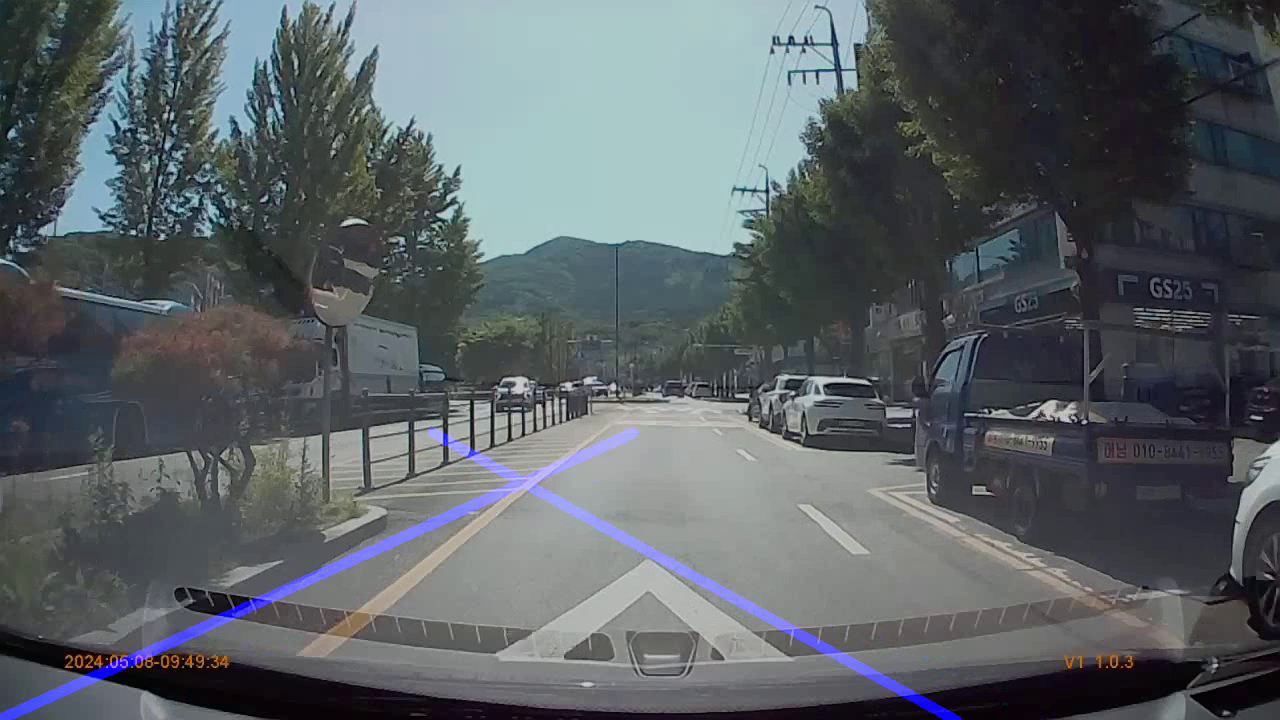
#> input picture frame 1 of output_video.avi, 1280 x 720 px, given in place of 1.AVI, which was not available
$ python main.py
#> lines starting #> are read from the running program, lines starting #| are printed output that depends on the picture; after the words box and inside, x2 and y2 are one past the last pixel; in counts of white or black regions, pixels touching at a corner belong together; pictures that were not available may be replaced by others from this repository, and a replacement may not be noted
import cv2
import numpy as np

def apply_color_filter(image):
    # Convert to HSV color space
    hsv = cv2.cvtColor(image, cv2.COLOR_BGR2HSV)

    # Define color range for yellow (typical highway lane color)
    lower_yellow = np.array([18, 94, 140])
    upper_yellow = np.array([48, 255, 255])

    # Define color range for white (typical lane color)
    lower_white = np.array([0, 0, 200])
    upper_white = np.array([255, 255, 255])

    # Create masks for yellow and white lanes
    mask_yellow = cv2.inRange(hsv, lower_yellow, upper_yellow)
    mask_white = cv2.inRange(hsv, lower_white, upper_white)

    # Combine the masks
    combined_mask = cv2.bitwise_or(mask_yellow, mask_white)

    # Apply the mask to the original image
    filtered_image = cv2.bitwise_and(image, image, mask=combined_mask)

    return filtered_image

def canny_edge_detection(image):
    gray = cv2.cvtColor(image, cv2.COLOR_BGR2GRAY)
    blur = cv2.GaussianBlur(gray, (5, 5), 0)
    edges = cv2.Canny(blur, 50, 150)
    return edges

def region_of_interest(image):
    height = image.shape[0]
    polygons = np.array([[(200, height), (1100, height), (550, 250)]])
    mask = np.zeros_like(image)
    cv2.fillPoly(mask, polygons, 255)
    masked_image = cv2.bitwise_and(image, mask)
    return masked_image

def display_lines(image, lines):
    line_image = np.zeros_like(image)
    if lines is not None:
        for line in lines:
            x1, y1, x2, y2 = line.reshape(4)
            cv2.line(line_image, (x1, y1), (x2, y2), (255, 0, 0), 10)
    return line_image

def average_slope_intercept(image, lines):
    left_fit = []
    right_fit = []
    for line in lines:
        x1, y1, x2, y2 = line.reshape(4)
        parameters = np.polyfit((x1, x2), (y1, y2), 1)
        slope = parameters[0]
        intercept = parameters[1]
        if slope < 0:  # 왼쪽 차선
            left_fit.append((slope, intercept))
        else:  # 오른쪽 차선
            right_fit.append((slope, intercept))

    left_fit_average = np.average(left_fit, axis=0) if left_fit else None
    right_fit_average = np.average(right_fit, axis=0) if right_fit else None

    left_line = create_coordinates(image, left_fit_average) if left_fit_average is not None else None
    right_line = create_coordinates(image, right_fit_average) if right_fit_average is not None else None

    return np.array([left_line, right_line])

def create_coordinates(image, line_parameters):
    if line_parameters is None:
        return None
    slope, intercept = line_parameters
    y1 = image.shape[0]
    y2 = int(y1 * (3/5))
    x1 = int((y1 - intercept) / slope)
    x2 = int((y2 - intercept) / slope)
    return np.array([x1, y1, x2, y2])

def process_frame(frame):
    # Apply color filter to focus on lane lines
    filtered_frame = apply_color_filter(frame)

    # Detect edges
    canny_image = canny_edge_detection(filtered_frame)

    # Focus on the region of interest
    cropped_image = region_of_interest(canny_image)

    # Detect lines using Hough Transform
    lines = cv2.HoughLinesP(cropped_image, 2, np.pi/180, 100, np.array([]), minLineLength=40, maxLineGap=5)

    # Average lines for smoother lane detection
    averaged_lines = average_slope_intercept(frame, lines)

    # Display the lines on the original frame
    line_image = display_lines(frame, averaged_lines)

    # Combine the original frame with the detected lines
    combo_image = cv2.addWeighted(frame, 0.8, line_image, 1, 1)

    return combo_image

def main():
    video_path = "thesis/1.AVI"  # Replace with your video file path
    cap = cv2.VideoCapture(video_path)

    fourcc = cv2.VideoWriter_fourcc(*'XVID')
    out = cv2.VideoWriter('output_video.avi', fourcc, 20.0, (int(cap.get(3)), int(cap.get(4))))

    while cap.isOpened():
        ret, frame = cap.read()
#> frame is the input picture: shape (720, 1280, 3); mean B, G, R 100.7, 96.6, 90.1
        if not ret:
            break

        processed_frame = process_frame(frame)
#> in apply_color_filter, `mask_yellow = cv2.inRange(hsv, lower_yellow, upper_yellow)`:
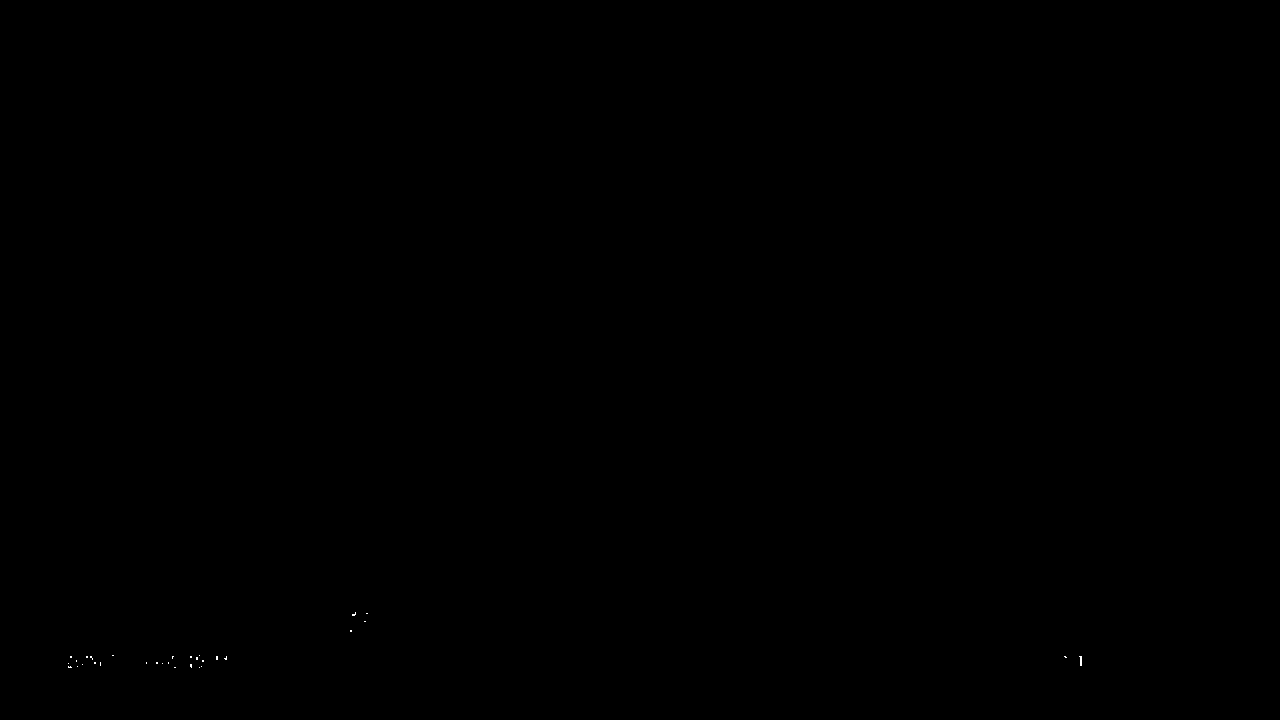
#> mask_yellow: shape (720, 1280); 0.01% white in thin lines or dots, all inside (x1, y1, x2, y2) = (68, 612, 1082, 668)
#> in region_of_interest, `cv2.fillPoly(mask, polygons, 255)`:
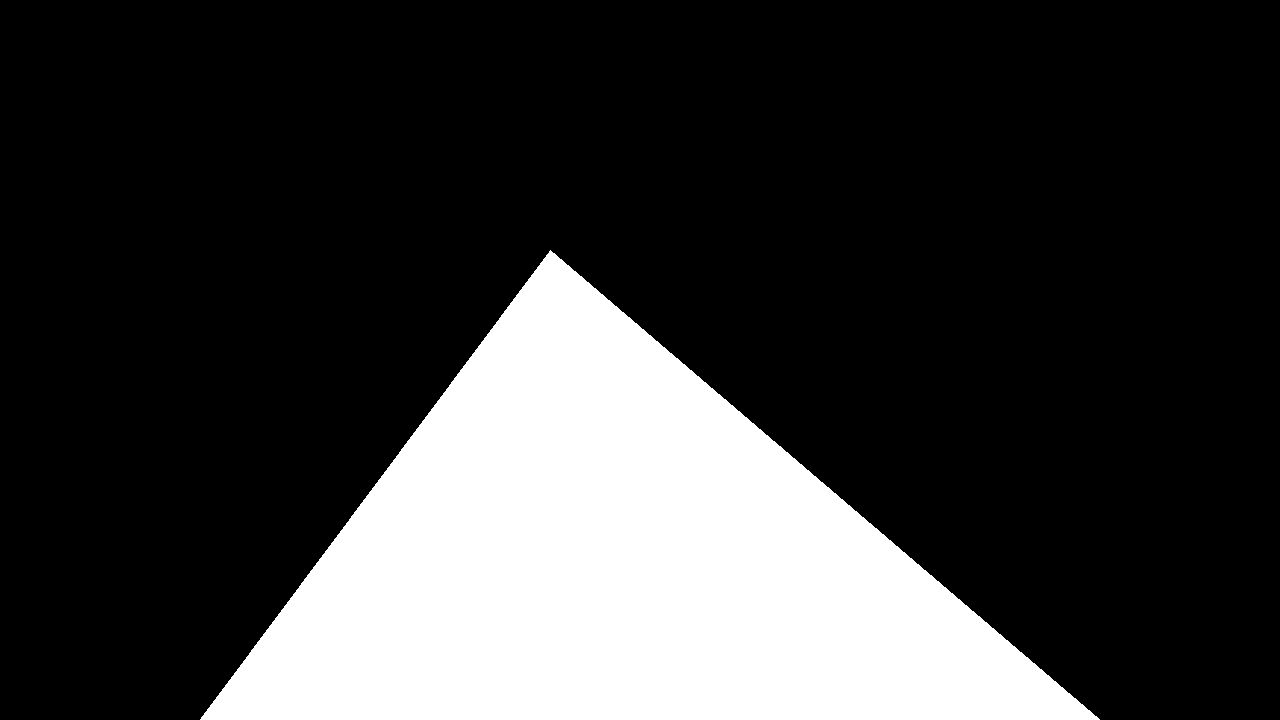
#> mask: shape (720, 1280); 23% white; 1 white region, box (x1, y1, x2, y2) and area: (200, 250, 1100, 720) 211775
#> in region_of_interest, `masked_image = cv2.bitwise_and(image, mask)`:
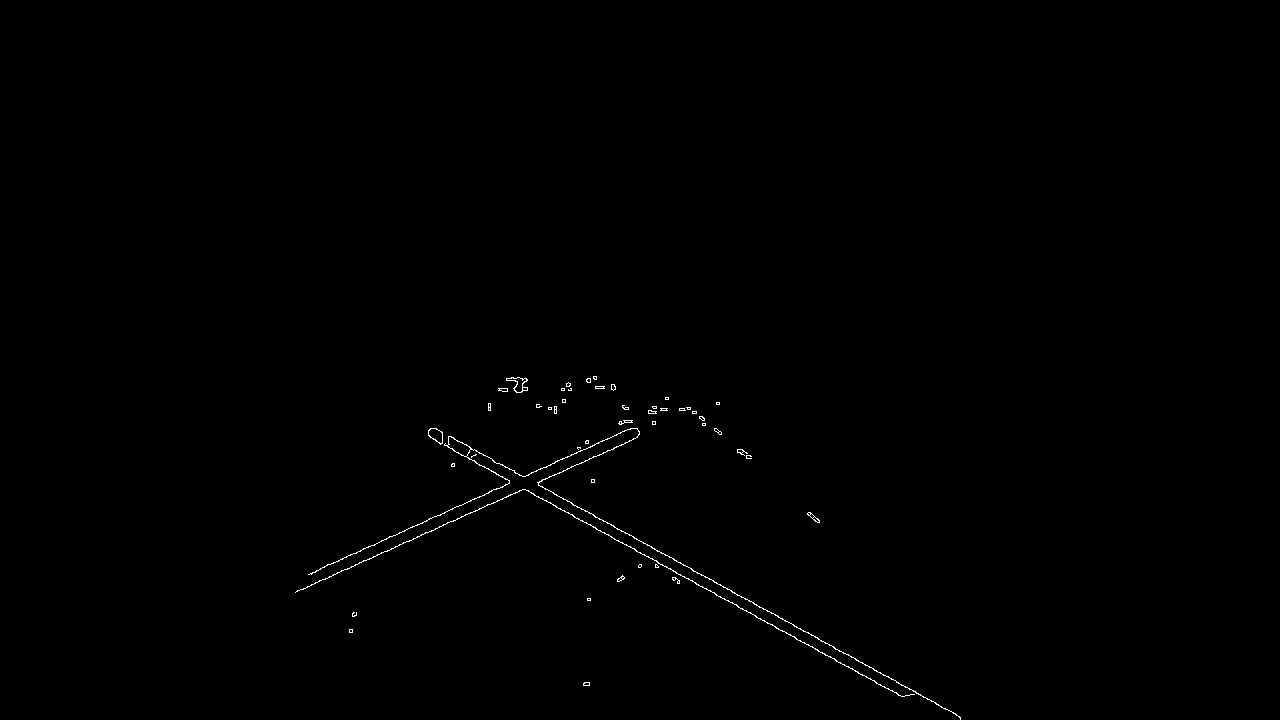
#> masked_image: shape (720, 1280); 0.31% white in thin lines or dots, all inside (x1, y1, x2, y2) = (295, 376, 961, 720)
#> in process_frame, `lines = cv2.HoughLinesP(cropped_image, 2, np.pi/180, 100, np.array([])..`: lines = [[843, 652, 959, 716], [542, 498, 870, 679], [538, 482, 627, 442], [340, 559, 509, 483], [538, 484, 771, 613], [347, 568, 524, 489], [525, 489, 648, 557], [461, 442, 519, 475], [775, 615, 817, 637], [429, 436, 509, 481], [522, 476, 569, 456]]
#> the loop in average_slope_intercept, `for line in lines:` made 11 passes
#> (x1, y1, x2, y2, slope, intercept) on passes 1 to 8: (843, 652, 959, 716, 0.552, 186.9), (542, 498, 870, 679, 0.552, 198.9), (538, 482, 627, 442, -0.449, 723.8), (340, 559, 509, 483, -0.45, 711.9), (538, 484, 771, 613, 0.554, 186.1), (347, 568, 524, 489, -0.446, 722.9), (525, 489, 648, 557, 0.553, 198.8), (461, 442, 519, 475, 0.569, 179.7)
#> after the loop in average_slope_intercept, `for line in lines:`: left_fit = [(-0.449, 723.8), (-0.45, 711.9), (-0.446, 722.9), (-0.426, 698.1)]; right_fit = [(0.552, 186.9), (0.552, 198.9), (0.554, 186.1), (0.553, 198.8), (0.569, 179.7), (0.524, 209), (0.562, 194.7)]
#> in average_slope_intercept, `left_fit_average = np.average(left_fit, axis=0) if left_fit else None`: left_fit_average = [-0.443, 714.2]
#> in average_slope_intercept, `right_fit_average = np.average(right_fit, axis=0) if right_fit else None`: right_fit_average = [0.552, 193.4]
#> in create_coordinates, `slope, intercept = line_parameters`: slope = -0.443; intercept = 714.2
#> in create_coordinates, `x1 = int((y1 - intercept) / slope)`: x1 = -13
#> in create_coordinates, `x2 = int((y2 - intercept) / slope)`: x2 = 637
#> in average_slope_intercept, `left_line = create_coordinates(image, left_fit_average) if left_fit_av..`: left_line = [-13, 720, 637, 432]
#> in average_slope_intercept, `right_line = create_coordinates(image, right_fit_average) if right_fit..`: right_line = [953, 720, 432, 432]
#> in process_frame, `averaged_lines = average_slope_intercept(frame, lines)`: averaged_lines = [[-13, 720, 637, 432], [953, 720, 432, 432]]
#> the loop in display_lines, `for line in lines:` made 2 passes
#> in process_frame, `combo_image = cv2.addWeighted(frame, 0.8, line_image, 1, 1)`:
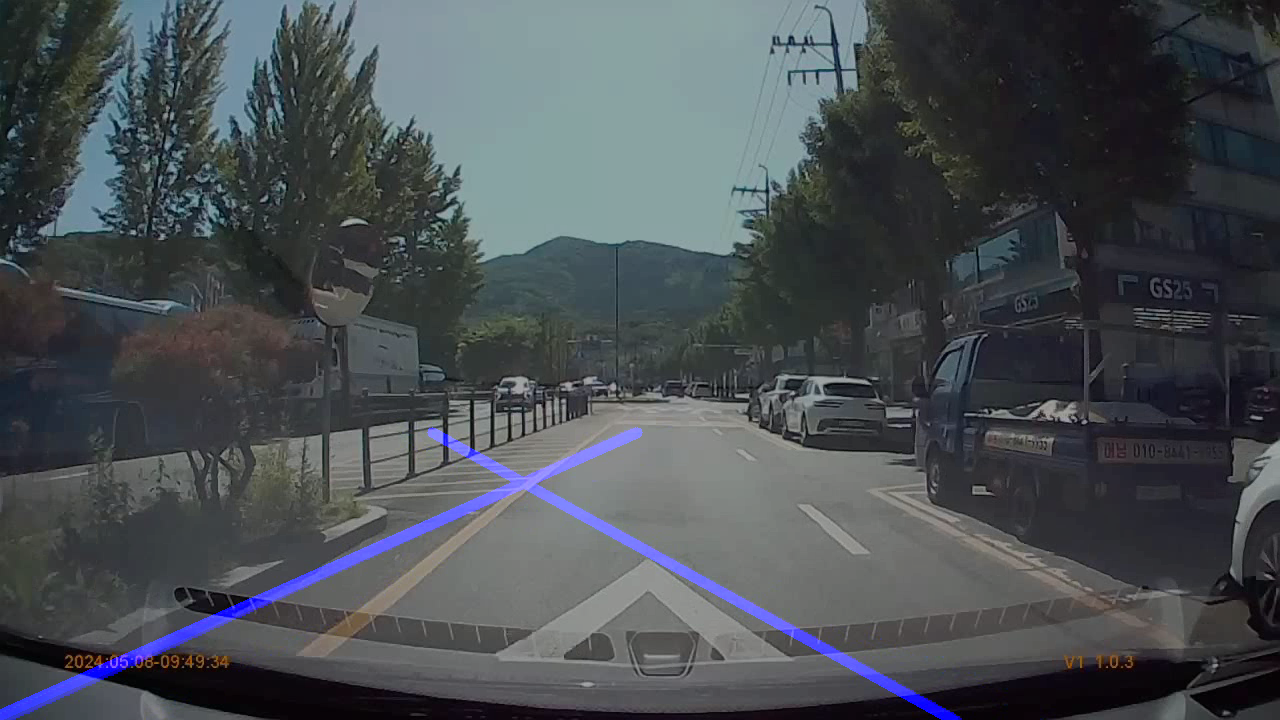
#> combo_image: shape (720, 1280, 3); mean B, G, R 82.6, 78.3, 73.1

        # Show the processed frame
        cv2.imshow("Lane Detection", processed_frame)

        # Save the processed frame to a video
        out.write(processed_frame)

        if cv2.waitKey(1) & 0xFF == ord('q'):
#> (key q is pressed here)
            break

    cap.release()
    out.release()
    cv2.destroyAllWindows()

if __name__ == "__main__":
    main()

$ run again, starting later in the video
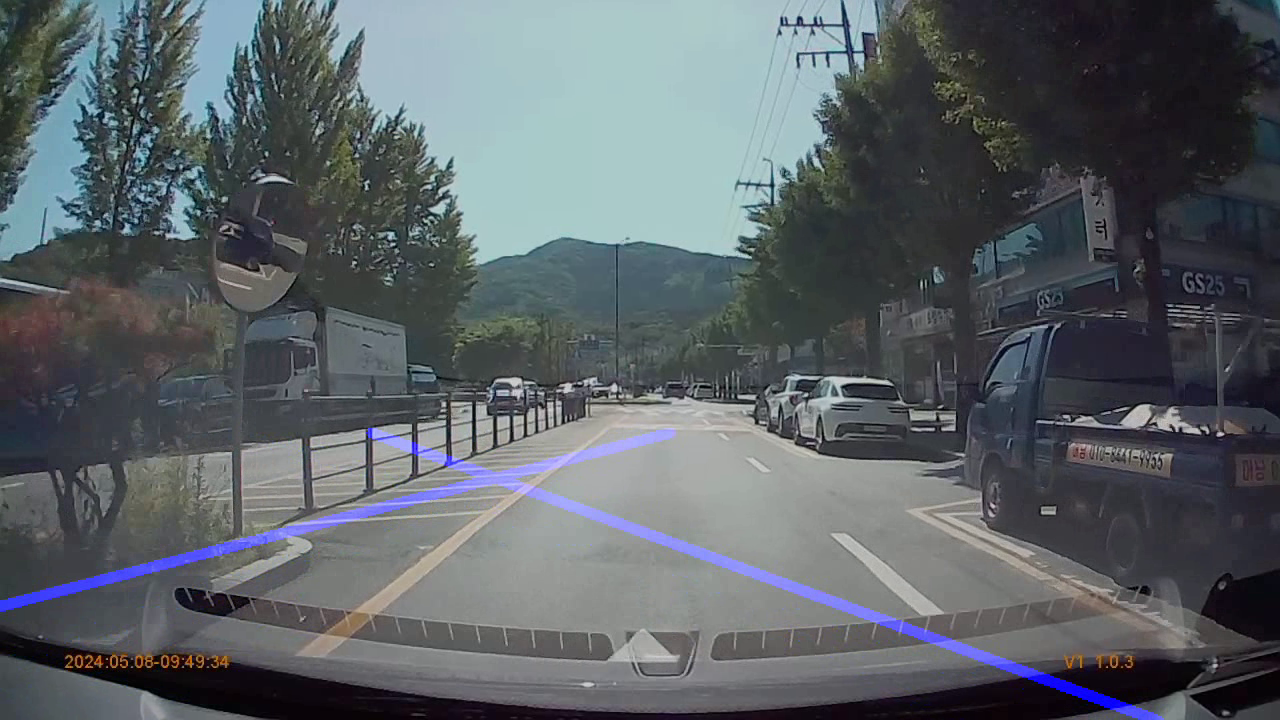
#> input picture frame 6 of output_video.avi, 1280 x 720 px, given in place of 1.AVI, which was not available
#> in main, frame is the input picture: shape (720, 1280, 3); mean B, G, R 102.2, 97.5, 91.2
#> hsv: shape (720, 1280, 3); mean H, S, V 91.6, 41.1, 104.5
#> mask_yellow: shape (720, 1280); 0.01% white in thin lines or dots, all inside (x1, y1, x2, y2) = (66, 613, 1082, 668)
#> in apply_color_filter, `mask_white = cv2.inRange(hsv, lower_white, upper_white)`:
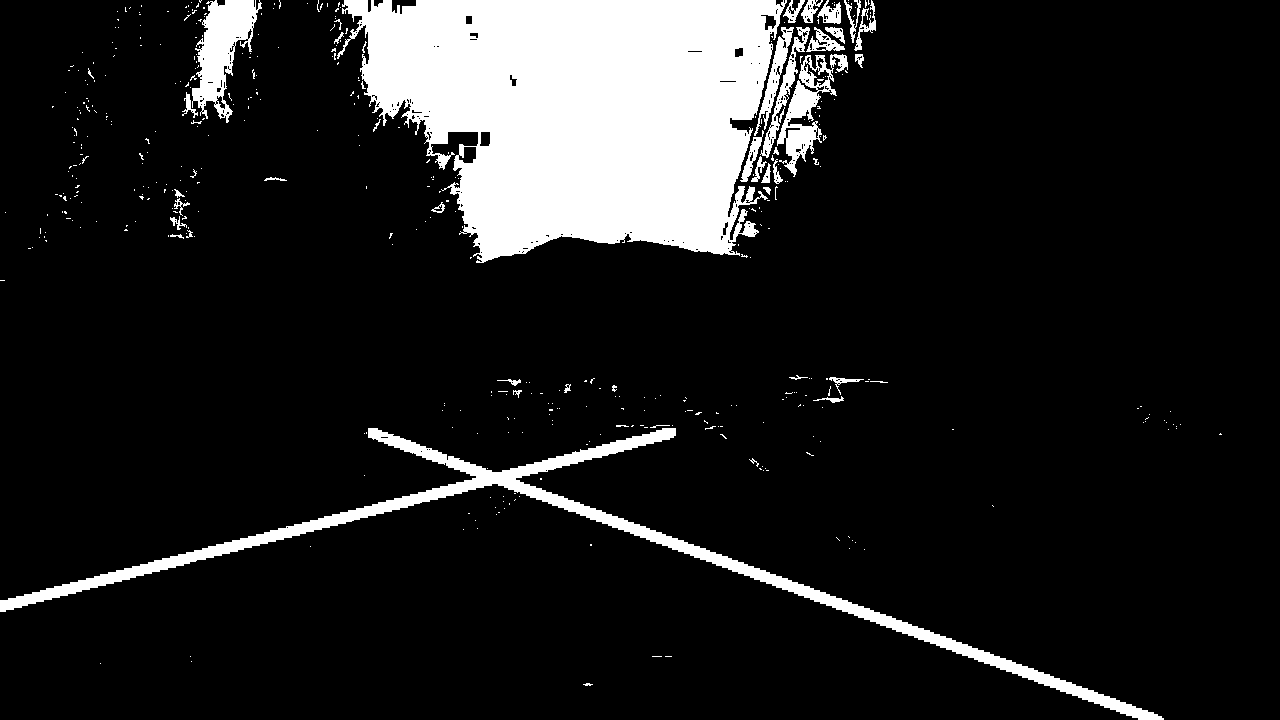
#> mask_white: shape (720, 1280); 12.4% white; 446 white regions (400 under 20 px), largest, box (x1, y1, x2, y2) and area: (337, 0, 787, 263) 83950, (0, 428, 1164, 720) 16739, (192, 0, 262, 123) 4062
#> edges: shape (720, 1280); 1.6% white in thin lines or dots
#> mask: shape (720, 1280); 23% white; 1 white region, box (x1, y1, x2, y2) and area: (200, 250, 1100, 720) 211775
#> masked_image: shape (720, 1280); 0.33% white in thin lines or dots, all inside (x1, y1, x2, y2) = (347, 377, 1071, 695)
#> lines = 14 rows, first 6: [714, 564, 1070, 694], [516, 479, 827, 593], [529, 475, 674, 436], [596, 446, 637, 435], [386, 500, 475, 478], [1005, 659, 1045, 673]
#> the loop in average_slope_intercept, `for line in lines:` made 14 passes
#> (x1, y1, x2, y2, slope, intercept) on passes 1 to 8: (714, 564, 1070, 694, 0.365, 303.3), (516, 479, 827, 593, 0.367, 289.9), (529, 475, 674, 436, -0.269, 617.3), (596, 446, 637, 435, -0.268, 605.9), (386, 500, 475, 478, -0.247, 595.4), (1005, 659, 1045, 673, 0.35, 307.2), (542, 500, 640, 537, 0.378, 295.4), (401, 449, 447, 465, 0.348, 309.5)
#> after the loop in average_slope_intercept, `for line in lines:`: left_fit = [(-0.269, 617.3), (-0.268, 605.9), (-0.247, 595.4), (-0.261, 612.7), (-0.26, 601.2)]; right_fit = [(0.365, 303.3), (0.367, 289.9), (0.35, 307.2), (0.378, 295.4), (0.348, 309.5), (0.375, 282.4), (0.365, 291.4), (0.365, 302.6), (0.344, 314.3)]
#> left_fit_average = [-0.261, 606.5]
#> right_fit_average = [0.362, 299.5]
#> in create_coordinates, `slope, intercept = line_parameters`: slope = -0.261; intercept = 606.5
#> in create_coordinates, `x1 = int((y1 - intercept) / slope)`: x1 = -434
#> in create_coordinates, `x2 = int((y2 - intercept) / slope)`: x2 = 668
#> left_line = [-434, 720, 668, 432]
#> right_line = [1161, 720, 366, 432]
#> averaged_lines = [[-434, 720, 668, 432], [1161, 720, 366, 432]]
#> the loop in display_lines, `for line in lines:` made 2 passes
#> in process_frame, `combo_image = cv2.addWeighted(frame, 0.8, line_image, 1, 1)`:
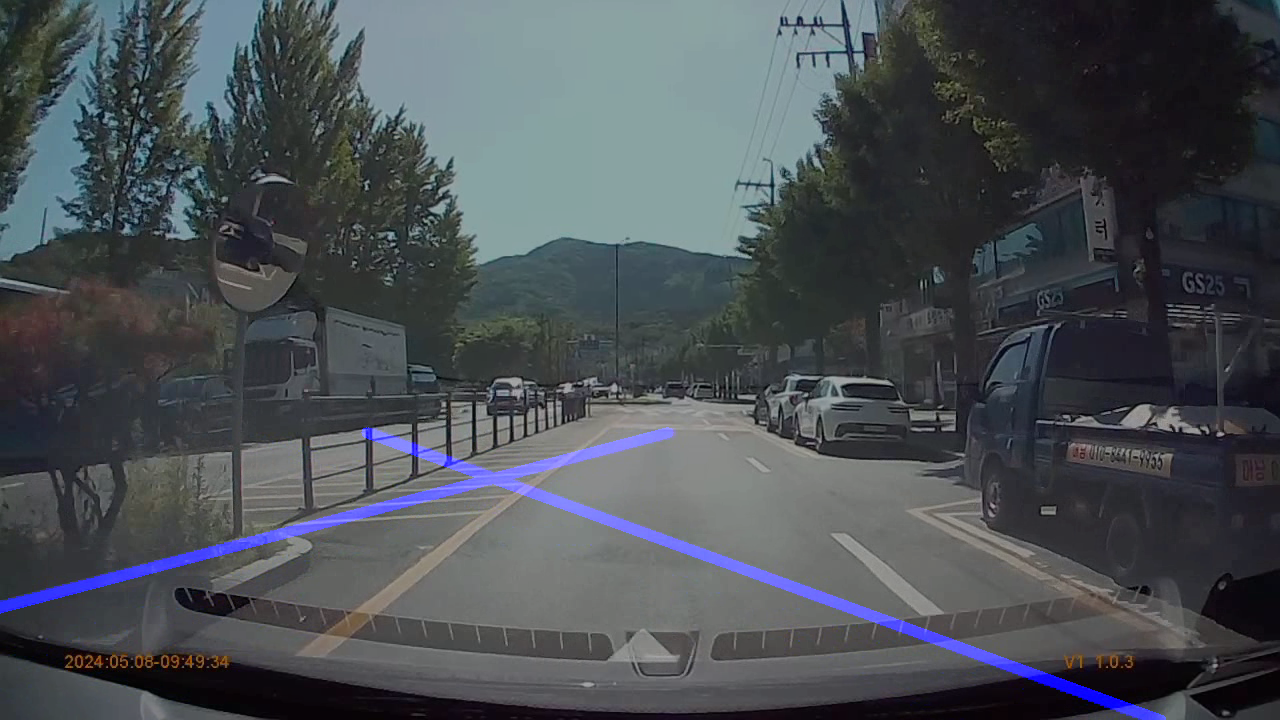
#> combo_image: shape (720, 1280, 3); mean B, G, R 83.9, 79, 73.9
